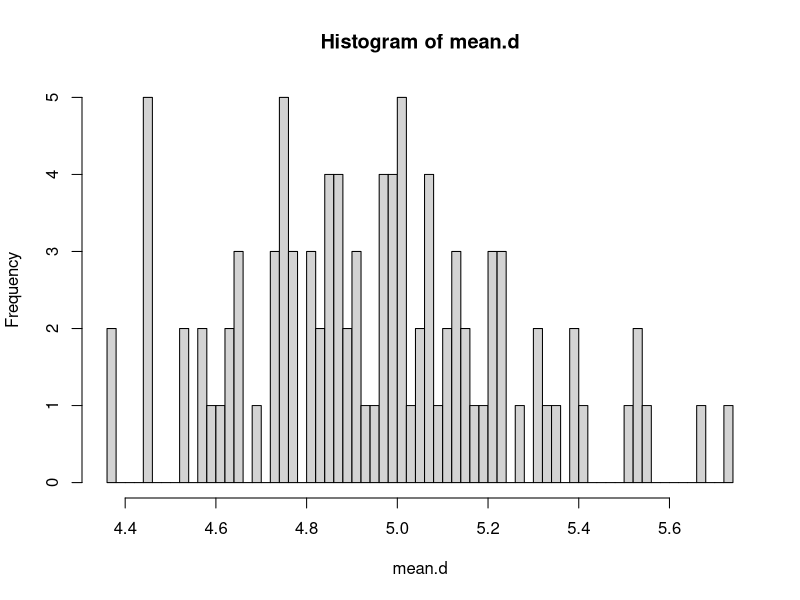
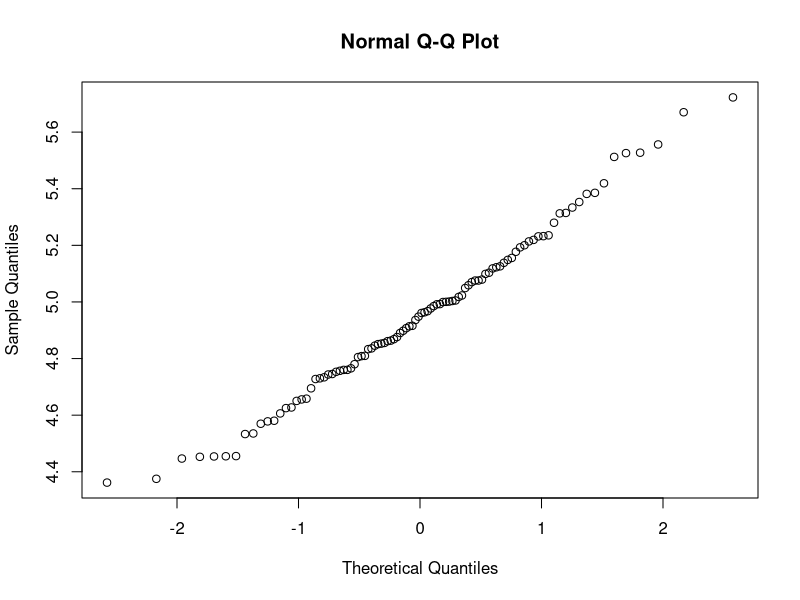
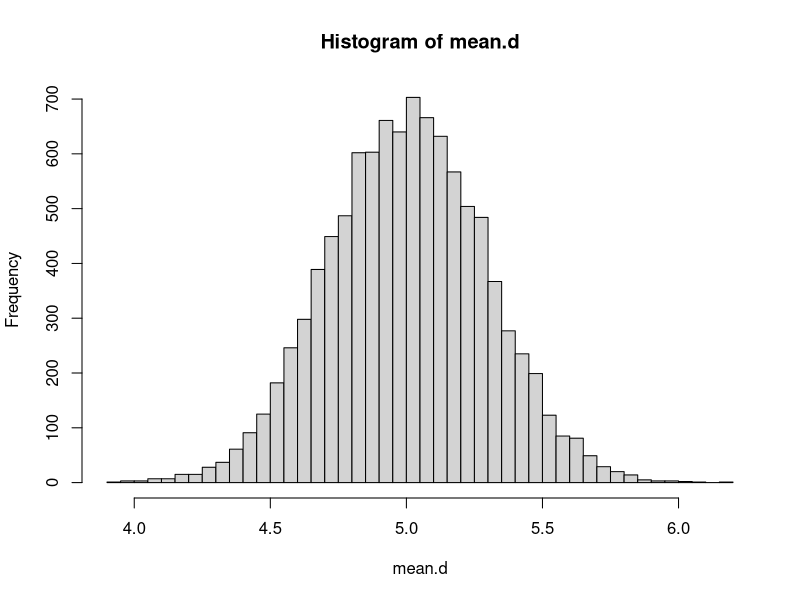
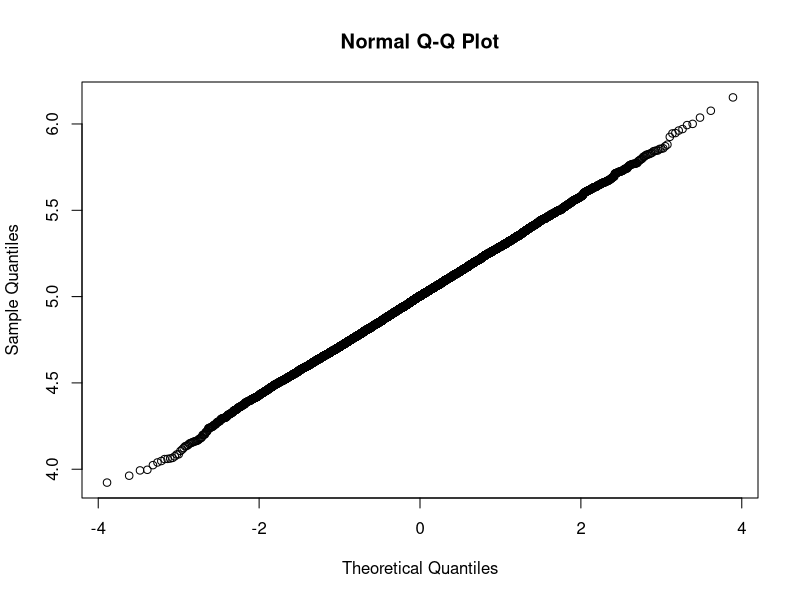
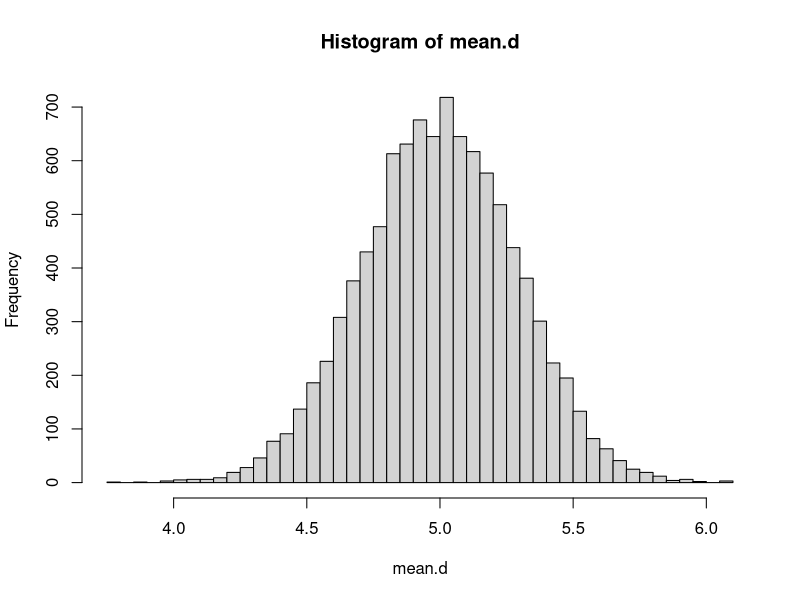
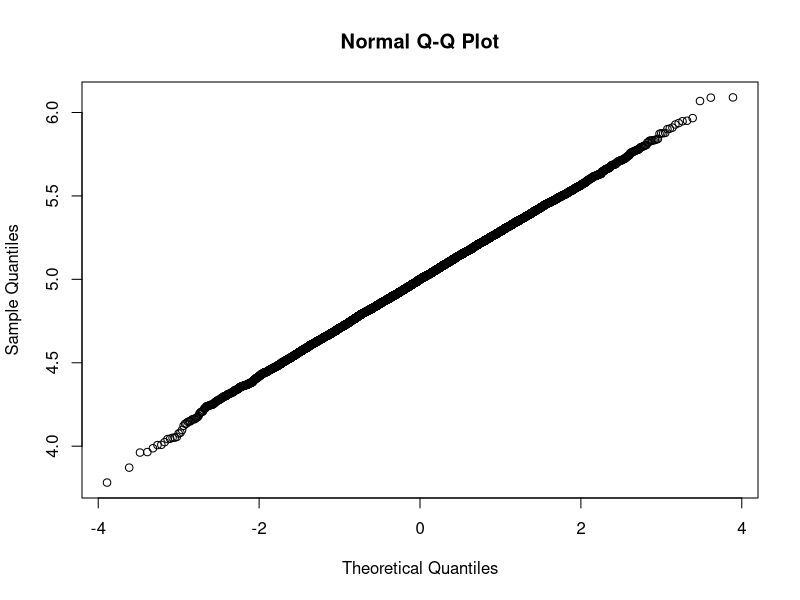
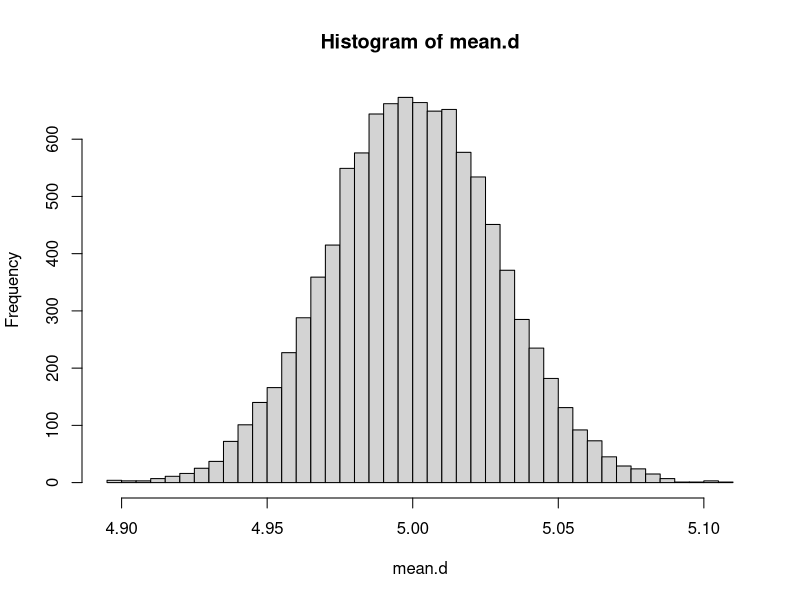
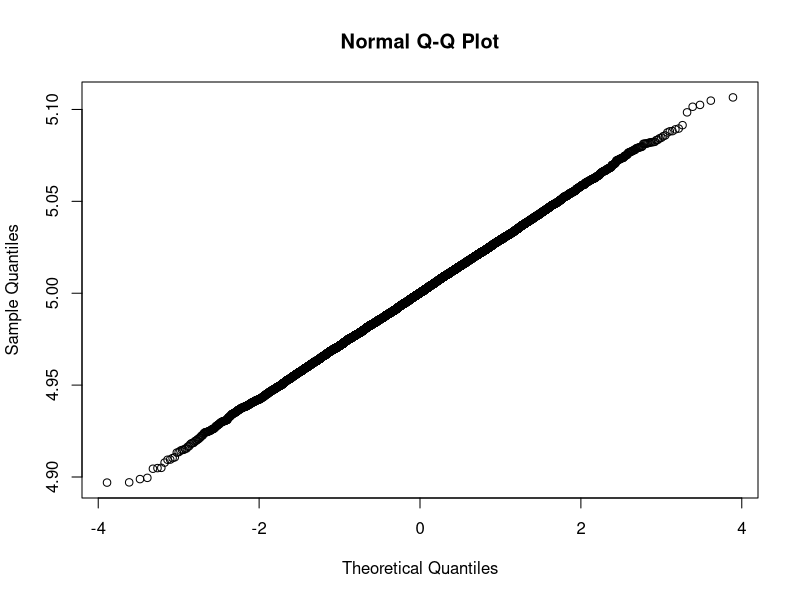

Write R code to recreate these figures, in order.
## ---- chunk 1
knitr::opts_chunk$set(echo = TRUE)
library(knitr)
## ---- chunk 2
n = 100
M = 100
mean.d = numeric(M)
for (i in 1:M) {
  mean.d[i] <- mean(runif(n, min = 0, max = 10))
}
hist(mean.d, breaks = 50)
qqnorm(mean.d)
## ---- chunk 3
n = 100
M = 10000
mean.d = numeric(M)
for (i in 1:M) {
  mean.d[i] <- mean(runif(n, min = 0, max = 10))
}
hist(mean.d, breaks = 50)
qqnorm(mean.d)
## ---- chunk 4
n = 100
M = 10000
mean.d = numeric(M)
for (i in 1:M) {
  mean.d[i] <- mean(runif(n, min = 0, max = 10))
}
hist(mean.d, breaks = 50)
qqnorm(mean.d)
## ---- chunk 5
n = 10000
M = 10000
mean.d = numeric(M)
for (i in 1:M) {
  mean.d[i] <- mean(runif(n, min = 0, max = 10))
}
hist(mean.d, breaks = 50)
qqnorm(mean.d)
## ---- chunk 6
problem3.1 <- pnorm(156, mean = 145.8, sd = 4) - pnorm(153, mean = 145.8, sd = 4)
problem3.1 = problem3.1 * 1000
problem3.1
problem3.1.2 <- 1 - pnorm(153.8, mean = 145.8, sd = 4)
problem3.1.2 = problem3.1.2 * 1000
problem3.1.2
## ---- chunk 7
# オリジナル問題
# 100体のマウスの体長が、平均20cm, 標準偏差2cmの正規分布に従う時、
# 13cm以上15cm以下の身長のマウスと10cm以下のマウスの数を推定せよ。
original1 <- pnorm(13, mean = 20, sd = 2) - pnorm(15, mean = 20, sd = 2)
original1 = original1 * 100
original1
original2 <- pnorm(10, mean = 20, sd = 2)
original2 = original2 * 100
original2
